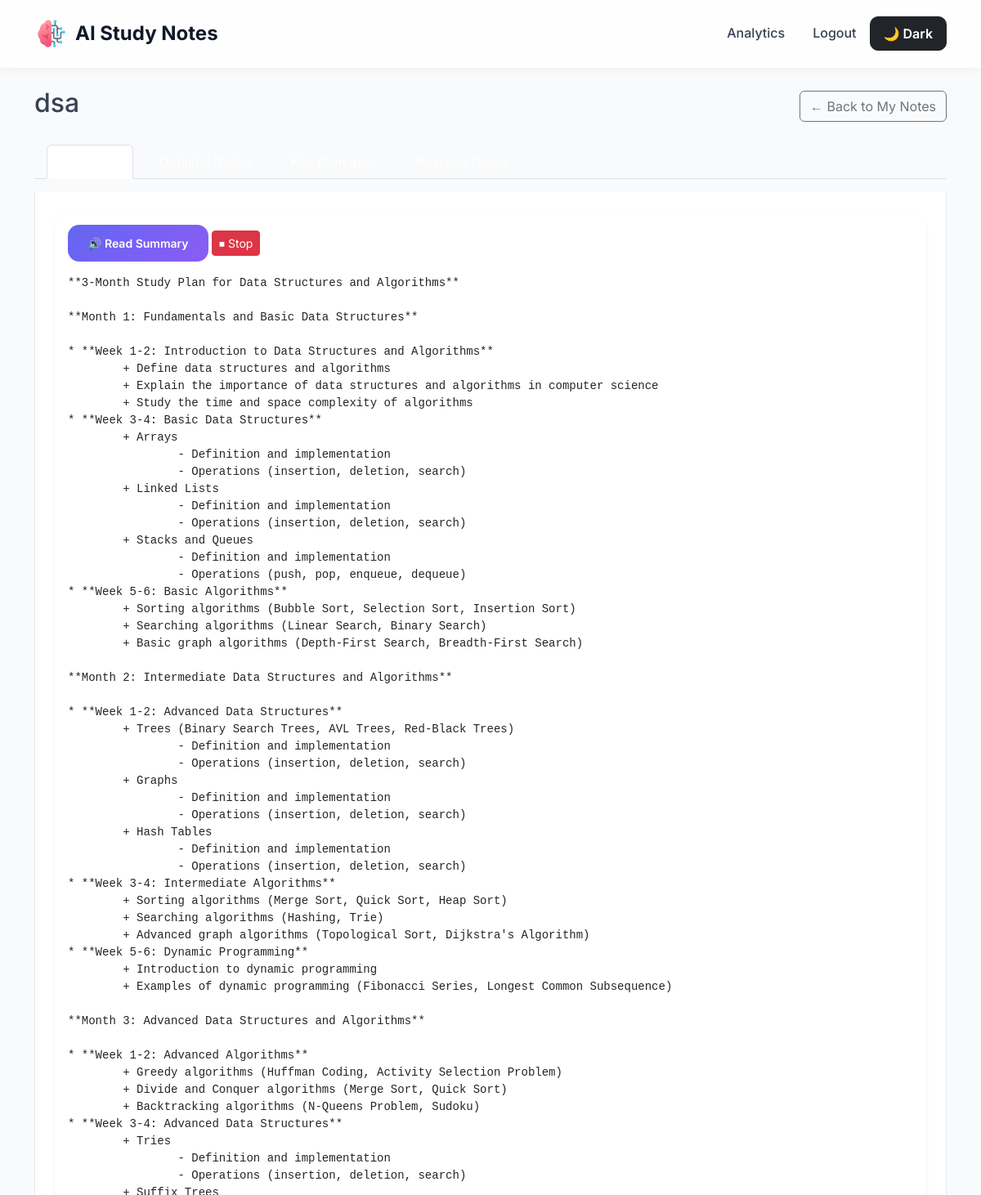
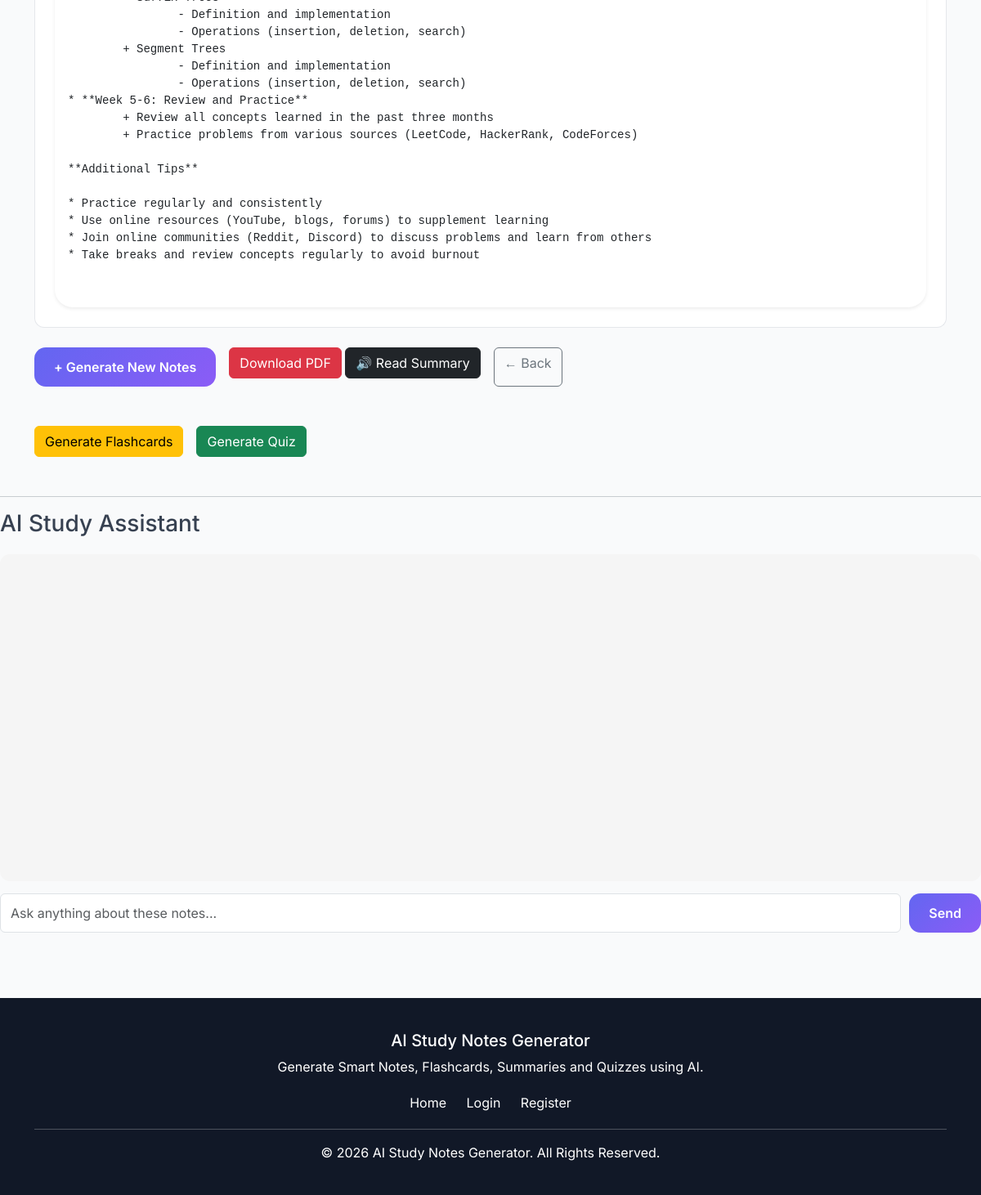
The page /view-note/27 (signed in) on the database its author committed (2 pictures, top to bottom).
### tables this page shows
CREATE TABLE notes (

    id INTEGER PRIMARY KEY AUTOINCREMENT,

    user_id INTEGER,

    title TEXT,

    original_content TEXT,

    summary TEXT,

    detailed_notes TEXT,

    key_concepts TEXT,

    revision_notes TEXT,

    flashcards TEXT,

    quiz_questions TEXT,

    created_at TIMESTAMP DEFAULT CURRENT_TIMESTAMP,

    FOREIGN KEY(user_id)

    REFERENCES users(id)

);

### app.py (the view)
@app.route("/view-note/<int:note_id>")
def view_note(note_id):
    if "user_id" not in session:
        return redirect(url_for("login"))
    conn = get_connection()
    cursor = conn.cursor()
    cursor.execute("SELECT * FROM notes WHERE id = ?", (note_id,))
    note = cursor.fetchone()
    conn.close()
    if not note:
        flash("Note not found.", "danger")
        return redirect(url_for("my_notes"))
    return render_template("view_note.html", note=note)

### database/db.py (called while the page is built)
def get_connection():
    conn = sqlite3.connect(
        DATABASE_NAME
    )
    conn.row_factory = sqlite3.Row
    return conn

### templates/view_note.html (shortened to what this page needs)
{% extends "layout.html" %}
{% block extra_css %}
<link rel="stylesheet"
      href="{{ url_for('static',
      filename='css/notes.css') }}">
{% endblock %}
{% block content %}
<div class="container mt-4">
    <div class="d-flex
                justify-content-between
                align-items-center mb-4">
        <h2>{{ note["title"] }}</h2>
        <a href="{{ url_for('my_notes') }}"
           class="btn btn-outline-secondary">
            ← Back to My Notes
        </a>
    </div>
    <ul class="nav nav-tabs" id="noteTabs">
        <li class="nav-item">
            <button class="nav-link active"
                    data-bs-toggle="tab"
                    data-bs-target="#summary">
            </button>
        </li>
        <li class="nav-item">
            <button class="nav-link"
                    data-bs-toggle="tab"
                    data-bs-target="#detailed">
            </button>
        </li>
        <li class="nav-item">
            <button class="nav-link"
                    data-bs-toggle="tab"
                    data-bs-target="#concepts">
            </button>
        </li>
        <li class="nav-item">
            <button class="nav-link"
                    data-bs-toggle="tab"
                    data-bs-target="#revision">
            </button>
        </li>
    </ul>
<div class="tab-content mt-3">
    <div class="tab-pane fade show active"
         id="summary">
        <div class="card shadow-sm">
            <div class="card-body">
                <div class="mb-3">
                    <button class="btn btn-primary btn-sm"
                            onclick='speakText(`{{ note["summary"]|escape }}`)'>
                        🔊 Read Summary
                    </button>
                    <button class="btn btn-danger btn-sm"
                            onclick="stopSpeech()">
                        ⏹ Stop
                    </button>
                </div>
                <pre class="note-content">
{{ note["summary"] }}
                </pre>
            </div>
        </div>
    </div>
</div>
    <div class="d-flex gap-3 mt-4 mb-5">
        <a href="{{ url_for('upload') }}"
           class="btn btn-primary">
            + Generate New Notes
        </a>
<form action="{{ url_for('download_pdf') }}"
      method="POST">
    <button type="submit"
            class="btn btn-danger">
        Download PDF
    </button>
     <button type="button"
        class="btn btn-dark"
        onclick="readSummary()">
    🔊 Read Summary
</button>
</form>
        <a href="{{ url_for('my_notes') }}"
           class="btn btn-outline-secondary">
            ← Back
        </a>
    </div>
<div class="d-flex gap-3 mt-4">
    <form action="{{ url_for('flashcards') }}"
          method="POST">
        <button type="submit"
                class="btn btn-warning">
            Generate Flashcards
        </button>
    </form>
    <form action="{{ url_for('quiz') }}"
          method="POST">
        <button type="submit"
                class="btn btn-success">
            Generate Quiz
        </button>
    </form>
</div>
</div>
<hr class="mt-5">
<h3 class="mb-3">
    AI Study Assistant
</h3>
<div class="chat-container">
    <div id="chatMessages"
         class="chat-messages">
    </div>
    <div class="chat-input-box">
        <input type="text"
               id="chatInput"
               class="form-control"
               placeholder="Ask anything about these notes...">
       <button type="button"
        class="btn btn-primary"
        onclick="sendMessage()">
            Send
        </button>
    </div>
</div>
{% endblock %}

### static/css/style.css (style rules this page uses)
:root { --primary-color: #4F46E5; --secondary-color: #06B6D4; --dark-color: #111827; --light-color: #F9FAFB; --text-color: #374151; }
* { margin: 0; padding: 0; box-sizing: border-box; }
body { font-family: 'Inter', sans-serif; background: var(--light-color); color: var(--text-color); min-height: 100vh; }
.nav-link { color: white !important; margin-left: 15px; }
.btn-primary { background: var(--primary-color); border: none; }
:root { --primary:#6366F1; --secondary:#8B5CF6; --accent:#06B6D4; --dark:#0F172A; --light:#F8FAFC; --card-bg:#FFFFFF; }
.btn-primary { background: linear-gradient( 135deg, #6366F1, #8B5CF6); border:none; border-radius:14px; padding:12px 24px; font-weight:600; transition:0.3s ease; }
.card { border:none; border-radius:22px; overflow:hidden; background:white; box-shadow: 0 8px 30px rgba(0,0,0,0.08); transition:0.3s ease; }
* { scroll-behavior:smooth; transition: background 0.3s ease, color 0.3s ease; }

### static/css/notes.css (style rules this page uses)
.tab-content { background-color: #ffffff; border: 1px solid #E5E7EB; border-top: none; border-radius: 0 0 12px 12px; padding: 24px; min-height: 300px; }
.chat-container { margin-top: 20px; }
.chat-messages { height: 400px; overflow-y: auto; background: #f5f5f5; padding: 20px; border-radius: 12px; }
.chat-input-box { display: flex; gap: 10px; margin-top: 15px; }

### rows shown on the page
notes: title "dsa", summary "**3-Month Study Plan for Data Structures and Algorithms** **Month 1: Fundamentals and Basic Data Structures** * **Week 1-2: Introduction to Data Structures and Algorithms** + Define data structures and algorithms + Explain the importance of data structures and algorithms in computer science + Study the time and space complexity of algorithms * **Week 3-4: Basic Data Structures** + Arrays - Definition and implementation - Operations (insertion, deletion, search) + Linked Lists - Definition and implementation - Operations (insertion, deletion, search) + Stacks and Queues - Definition and implementation - Operations (push, pop, enqueue, dequeue) * **Week 5-6: Basic Algorithms** + Sorting…"
